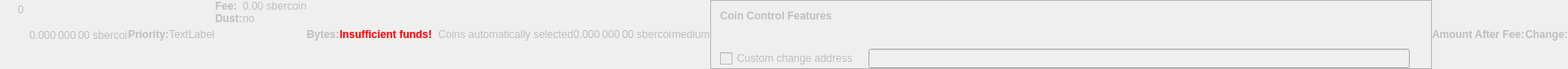
    <widget class="QWidget" name="dummyHideWidget" native="true">
     <property name="enabled">
      <bool>false</bool>
     </property>
     <property name="maximumSize">
      <size>
       <width>100</width>
       <height>22</height>
      </size>
     </property>
     <layout class="QHBoxLayout" name="dummyHideLayout">
      <property name="spacing">
       <number>0</number>
      </property>
      <property name="leftMargin">
       <number>0</number>
      </property>
      <property name="topMargin">
       <number>0</number>
      </property>
      <property name="rightMargin">
       <number>0</number>
      </property>
      <property name="bottomMargin">
       <number>0</number>
      </property>
      <item>
       <layout class="QFormLayout" name="formLayoutCoinControl1">
        <property name="horizontalSpacing">
         <number>10</number>
        </property>
        <property name="verticalSpacing">
         <number>14</number>
        </property>
        <property name="leftMargin">
         <number>10</number>
        </property>
        <property name="topMargin">
         <number>4</number>
        </property>
        <property name="rightMargin">
         <number>6</number>
        </property>
        <item row="0" column="1">
         <widget class="QLabel" name="labelCoinControlBytes">
          <property name="cursor">
           <cursorShape>IBeamCursor</cursorShape>
          </property>
          <property name="contextMenuPolicy">
           <enum>Qt::ActionsContextMenu</enum>
          </property>
          <property name="text">
           <string notr="true">0</string>
          </property>
          <property name="textInteractionFlags">
           <set>Qt::LinksAccessibleByMouse|Qt::TextSelectableByKeyboard|Qt::TextSelectableByMouse</set>
          </property>
         </widget>
        </item>
       </layout>
      </item>
      <item>
       <widget class="QLabel" name="labelCoinControlAfterFee">
        <property name="enabled">
         <bool>false</bool>
        </property>
        <property name="sizePolicy">
         <sizepolicy hsizetype="Fixed" vsizetype="Fixed">
          <horstretch>0</horstretch>
          <verstretch>0</verstretch>
         </sizepolicy>
        </property>
        <property name="minimumSize">
         <size>
          <width>111</width>
          <height>12</height>
         </size>
        </property>
        <property name="maximumSize">
         <size>
          <width>111</width>
          <height>12</height>
         </size>
        </property>
        <property name="cursor">
         <cursorShape>IBeamCursor</cursorShape>
        </property>
        <property name="contextMenuPolicy">
         <enum>Qt::ActionsContextMenu</enum>
        </property>
        <property name="text">
         <string notr="true">0.000 000 00 sbercoin</string>
        </property>
        <property name="textInteractionFlags">
         <set>Qt::LinksAccessibleByMouse|Qt::TextSelectableByKeyboard|Qt::TextSelectableByMouse</set>
        </property>
       </widget>
      </item>
      <item>
       <widget class="QLabel" name="labelCoinControlPriorityText">
        <property name="enabled">
         <bool>false</bool>
        </property>
        <property name="font">
         <font>
          <weight>75</weight>
          <bold>true</bold>
         </font>
        </property>
        <property name="text">
         <string>Priority:</string>
        </property>
       </widget>
      </item>
      <item>
       <layout class="QHBoxLayout" name="horizontalLayout">
        <item>
         <widget class="QLabel" name="WarningLabel">
          <property name="text">
           <string>TextLabel</string>
          </property>
         </widget>
        </item>
       </layout>
      </item>
      <item>
       <layout class="QFormLayout" name="formLayoutCoinControl3">
        <property name="horizontalSpacing">
         <number>0</number>
        </property>
        <property name="verticalSpacing">
         <number>0</number>
        </property>
        <property name="leftMargin">
         <number>0</number>
        </property>
        <property name="topMargin">
         <number>0</number>
        </property>
        <property name="rightMargin">
         <number>0</number>
        </property>
        <item row="0" column="0">
         <widget class="QLabel" name="labelCoinControlFeeText">
          <property name="enabled">
           <bool>false</bool>
          </property>
          <property name="font">
           <font>
            <weight>75</weight>
            <bold>true</bold>
           </font>
          </property>
          <property name="text">
           <string>Fee:</string>
          </property>
          <property name="margin">
           <number>0</number>
          </property>
         </widget>
        </item>
        <item row="0" column="1">
         <widget class="QLabel" name="labelCoinControlFee">
          <property name="enabled">
           <bool>false</bool>
          </property>
          <property name="cursor">
           <cursorShape>IBeamCursor</cursorShape>
          </property>
          <property name="contextMenuPolicy">
           <enum>Qt::ActionsContextMenu</enum>
          </property>
          <property name="text">
           <string notr="true">0.00 sbercoin</string>
          </property>
          <property name="textInteractionFlags">
           <set>Qt::LinksAccessibleByMouse|Qt::TextSelectableByKeyboard|Qt::TextSelectableByMouse</set>
          </property>
         </widget>
        </item>
        <item row="1" column="0">
         <widget class="QLabel" name="labelCoinControlLowOutputText">
          <property name="enabled">
           <bool>false</bool>
          </property>
          <property name="font">
           <font>
            <weight>75</weight>
            <bold>true</bold>
           </font>
          </property>
          <property name="text">
           <string>Dust:</string>
          </property>
         </widget>
        </item>
        <item row="1" column="1">
         <widget class="QLabel" name="labelCoinControlLowOutput">
          <property name="enabled">
           <bool>false</bool>
          </property>
          <property name="cursor">
           <cursorShape>IBeamCursor</cursorShape>
          </property>
          <property name="contextMenuPolicy">
           <enum>Qt::ActionsContextMenu</enum>
          </property>
          <property name="text">
           <string>no</string>
          </property>
          <property name="textInteractionFlags">
           <set>Qt::LinksAccessibleByMouse|Qt::TextSelectableByKeyboard|Qt::TextSelectableByMouse</set>
          </property>
         </widget>
        </item>
       </layout>
      </item>
      <item>
       <widget class="QLabel" name="labelCoinControlBytesText">
        <property name="enabled">
         <bool>false</bool>
        </property>
        <property name="font">
         <font>
          <weight>75</weight>
          <bold>true</bold>
         </font>
        </property>
        <property name="text">
         <string>Bytes:</string>
        </property>
       </widget>
      </item>
      <item>
       <layout class="QFormLayout" name="formLayoutCoinControl2">
        <property name="horizontalSpacing">
         <number>0</number>
        </property>
        <property name="verticalSpacing">
         <number>0</number>
        </property>
        <property name="leftMargin">
         <number>0</number>
        </property>
        <property name="topMargin">
         <number>0</number>
        </property>
        <property name="rightMargin">
         <number>0</number>
        </property>
       </layout>
      </item>
      <item>
       <layout class="QHBoxLayout" name="horizontalLayoutCoinControl2">
        <property name="spacing">
         <number>0</number>
        </property>
        <property name="bottomMargin">
         <number>0</number>
        </property>
       </layout>
      </item>
      <item>
       <widget class="QLabel" name="labelCoinControlInsuffFunds">
        <property name="enabled">
         <bool>false</bool>
        </property>
        <property name="minimumSize">
         <size>
          <width>0</width>
          <height>0</height>
         </size>
        </property>
        <property name="font">
         <font>
          <weight>75</weight>
          <bold>true</bold>
         </font>
        </property>
        <property name="styleSheet">
         <string notr="true">color:red;font-weight:bold;</string>
        </property>
        <property name="text">
         <string>Insufficient funds!</string>
        </property>
        <property name="margin">
         <number>5</number>
        </property>
       </widget>
      </item>
      <item>
       <layout class="QFormLayout" name="formLayoutCoinControl4">
        <property name="horizontalSpacing">
         <number>0</number>
        </property>
        <property name="verticalSpacing">
         <number>0</number>
        </property>
        <property name="leftMargin">
         <number>0</number>
        </property>
        <property name="topMargin">
         <number>0</number>
        </property>
        <property name="rightMargin">
         <number>0</number>
        </property>
       </layout>
      </item>
      <item>
       <widget class="QLabel" name="labelCoinControlChangeLabel">
        <property name="enabled">
         <bool>false</bool>
        </property>
        <property name="sizePolicy">
         <sizepolicy hsizetype="Preferred" vsizetype="Expanding">
          <horstretch>0</horstretch>
          <verstretch>0</verstretch>
         </sizepolicy>
        </property>
        <property name="minimumSize">
         <size>
          <width>0</width>
          <height>0</height>
         </size>
        </property>
        <property name="text">
         <string/>
        </property>
        <property name="margin">
         <number>3</number>
        </property>
       </widget>
      </item>
      <item>
       <widget class="QLabel" name="labelCoinControlAutomaticallySelected">
        <property name="enabled">
         <bool>false</bool>
        </property>
        <property name="sizePolicy">
         <sizepolicy hsizetype="Fixed" vsizetype="Fixed">
          <horstretch>0</horstretch>
          <verstretch>0</verstretch>
         </sizepolicy>
        </property>
        <property name="minimumSize">
         <size>
          <width>0</width>
          <height>0</height>
         </size>
        </property>
        <property name="maximumSize">
         <size>
          <width>240</width>
          <height>16777215</height>
         </size>
        </property>
        <property name="text">
         <string>Coins automatically selected</string>
        </property>
        <property name="margin">
         <number>5</number>
        </property>
       </widget>
      </item>
      <item>
       <widget class="QLabel" name="labelCoinControlChange">
        <property name="enabled">
         <bool>false</bool>
        </property>
        <property name="sizePolicy">
         <sizepolicy hsizetype="Fixed" vsizetype="Fixed">
          <horstretch>0</horstretch>
          <verstretch>0</verstretch>
         </sizepolicy>
        </property>
        <property name="minimumSize">
         <size>
          <width>111</width>
          <height>0</height>
         </size>
        </property>
        <property name="maximumSize">
         <size>
          <width>111</width>
          <height>16777215</height>
         </size>
        </property>
        <property name="cursor">
         <cursorShape>IBeamCursor</cursorShape>
        </property>
        <property name="contextMenuPolicy">
         <enum>Qt::ActionsContextMenu</enum>
        </property>
        <property name="text">
         <string notr="true">0.000 000 00 sbercoin</string>
        </property>
        <property name="textInteractionFlags">
         <set>Qt::LinksAccessibleByMouse|Qt::TextSelectableByKeyboard|Qt::TextSelectableByMouse</set>
        </property>
       </widget>
      </item>
      <item>
       <widget class="QLabel" name="labelCoinControlPriority">
        <property name="enabled">
         <bool>false</bool>
        </property>
        <property name="cursor">
         <cursorShape>IBeamCursor</cursorShape>
        </property>
        <property name="contextMenuPolicy">
         <enum>Qt::ActionsContextMenu</enum>
        </property>
        <property name="text">
         <string>medium</string>
        </property>
        <property name="textInteractionFlags">
         <set>Qt::LinksAccessibleByMouse|Qt::TextSelectableByKeyboard|Qt::TextSelectableByMouse</set>
        </property>
       </widget>
      </item>
      <item>
       <widget class="QFrame" name="frameCoinControl">
        <property name="sizePolicy">
         <sizepolicy hsizetype="Expanding" vsizetype="Expanding">
          <horstretch>0</horstretch>
          <verstretch>0</verstretch>
         </sizepolicy>
        </property>
        <property name="maximumSize">
         <size>
          <width>16777215</width>
          <height>16777215</height>
         </size>
        </property>
        <property name="frameShape">
         <enum>QFrame::StyledPanel</enum>
        </property>
        <property name="frameShadow">
         <enum>QFrame::Sunken</enum>
        </property>
        <layout class="QVBoxLayout" name="verticalLayoutCoinControl2_2">
         <property name="spacing">
          <number>0</number>
         </property>
         <property name="leftMargin">
          <number>0</number>
         </property>
         <property name="topMargin">
          <number>0</number>
         </property>
         <property name="rightMargin">
          <number>0</number>
         </property>
         <property name="bottomMargin">
          <number>0</number>
         </property>
         <item>
          <layout class="QVBoxLayout" name="verticalLayoutCoinControl" stretch="0,0,0,1">
           <property name="spacing">
            <number>0</number>
           </property>
           <property name="leftMargin">
            <number>10</number>
           </property>
           <property name="topMargin">
            <number>10</number>
           </property>
           <item>
            <layout class="QHBoxLayout" name="horizontalLayoutCoinControl1">
             <property name="bottomMargin">
              <number>15</number>
             </property>
             <item>
              <widget class="QLabel" name="labelCoinControlFeatures">
               <property name="enabled">
                <bool>false</bool>
               </property>
               <property name="sizePolicy">
                <sizepolicy hsizetype="Preferred" vsizetype="Maximum">
                 <horstretch>0</horstretch>
                 <verstretch>0</verstretch>
                </sizepolicy>
               </property>
               <property name="font">
                <font>
                 <weight>75</weight>
                 <bold>true</bold>
                </font>
               </property>
               <property name="styleSheet">
                <string notr="true">font-weight:bold;</string>
               </property>
               <property name="text">
                <string>Coin Control Features</string>
               </property>
              </widget>
             </item>
            </layout>
           </item>
           <item>
            <widget class="QWidget" name="widgetCoinControl" native="true">
             <property name="sizePolicy">
              <sizepolicy hsizetype="Preferred" vsizetype="Preferred">
               <horstretch>0</horstretch>
               <verstretch>0</verstretch>
              </sizepolicy>
             </property>
             <property name="minimumSize">
              <size>
               <width>0</width>
               <height>0</height>
              </size>
             </property>
             <property name="styleSheet">
              <string notr="true"/>
             </property>
             <layout class="QHBoxLayout" name="horizontalLayoutCoinControl5_2">
              <property name="leftMargin">
               <number>0</number>
              </property>
              <property name="topMargin">
               <number>0</number>
              </property>
              <property name="rightMargin">
               <number>0</number>
              </property>
              <property name="bottomMargin">
               <number>0</number>
              </property>
              <item>
               <layout class="QHBoxLayout" name="horizontalLayoutCoinControl3">
                <property name="spacing">
                 <number>20</number>
                </property>
                <property name="topMargin">
                 <number>0</number>
                </property>
                <property name="bottomMargin">
                 <number>10</number>
                </property>
               </layout>
              </item>
             </layout>
            </widget>
           </item>
           <item>
            <layout class="QHBoxLayout" name="horizontalLayoutCoinControl4" stretch="0,0,0">
             <property name="spacing">
              <number>12</number>
             </property>
             <property name="sizeConstraint">
              <enum>QLayout::SetDefaultConstraint</enum>
             </property>
             <property name="topMargin">
              <number>5</number>
             </property>
             <property name="rightMargin">
              <number>5</number>
             </property>
             <item>
              <widget class="QCheckBox" name="checkBoxCoinControlChange">
               <property name="enabled">
                <bool>false</bool>
               </property>
               <property name="toolTip">
                <string>If this is activated, but the change address is empty or invalid, change will be sent to a newly generated address.</string>
               </property>
               <property name="text">
                <string>Custom change address</string>
               </property>
              </widget>
             </item>
             <item>
              <widget class="QValidatedLineEdit" name="lineEditCoinControlChange">
               <property name="enabled">
                <bool>false</bool>
               </property>
               <property name="sizePolicy">
                <sizepolicy hsizetype="Expanding" vsizetype="Fixed">
                 <horstretch>0</horstretch>
                 <verstretch>0</verstretch>
                </sizepolicy>
               </property>
              </widget>
             </item>
             <item>
              <widget class="QLabel" name="labelCoinControlChangeLabel_2">
               <property name="sizePolicy">
                <sizepolicy hsizetype="Preferred" vsizetype="Expanding">
                 <horstretch>0</horstretch>
                 <verstretch>0</verstretch>
                </sizepolicy>
               </property>
               <property name="minimumSize">
                <size>
                 <width>0</width>
                 <height>0</height>
                </size>
               </property>
               <property name="text">
                <string/>
               </property>
               <property name="margin">
                <number>3</number>
               </property>
              </widget>
             </item>
            </layout>
           </item>
           <item>
            <spacer name="verticalSpacerCoinControl">
             <property name="orientation">
              <enum>Qt::Vertical</enum>
             </property>
             <property name="sizeHint" stdset="0">
              <size>
               <width>800</width>
               <height>1</height>
              </size>
             </property>
            </spacer>
           </item>
          </layout>
         </item>
        </layout>
       </widget>
      </item>
      <item>
       <widget class="QLabel" name="labelCoinControlAfterFeeText">
        <property name="enabled">
         <bool>false</bool>
        </property>
        <property name="minimumSize">
         <size>
          <width>0</width>
          <height>0</height>
         </size>
        </property>
        <property name="maximumSize">
         <size>
          <width>16777215</width>
          <height>16777215</height>
         </size>
        </property>
        <property name="font">
         <font>
          <weight>75</weight>
          <bold>true</bold>
         </font>
        </property>
        <property name="text">
         <string>Amount After Fee:</string>
        </property>
        <property name="alignment">
         <set>Qt::AlignLeading|Qt::AlignLeft|Qt::AlignVCenter</set>
        </property>
        <property name="margin">
         <number>0</number>
        </property>
       </widget>
      </item>
      <item>
       <widget class="QLabel" name="labelCoinControlChangeText">
        <property name="enabled">
         <bool>false</bool>
        </property>
        <property name="sizePolicy">
         <sizepolicy hsizetype="Preferred" vsizetype="Preferred">
          <horstretch>0</horstretch>
          <verstretch>0</verstretch>
         </sizepolicy>
        </property>
        <property name="minimumSize">
         <size>
          <width>0</width>
          <height>0</height>
         </size>
        </property>
        <property name="maximumSize">
         <size>
          <width>16777215</width>
          <height>16777215</height>
         </size>
        </property>
        <property name="font">
         <font>
          <weight>75</weight>
          <bold>true</bold>
         </font>
        </property>
        <property name="text">
         <string>Change:</string>
        </property>
        <property name="alignment">
         <set>Qt::AlignLeading|Qt::AlignLeft|Qt::AlignVCenter</set>
        </property>
       </widget>
      </item>
     </layout>
    </widget>
